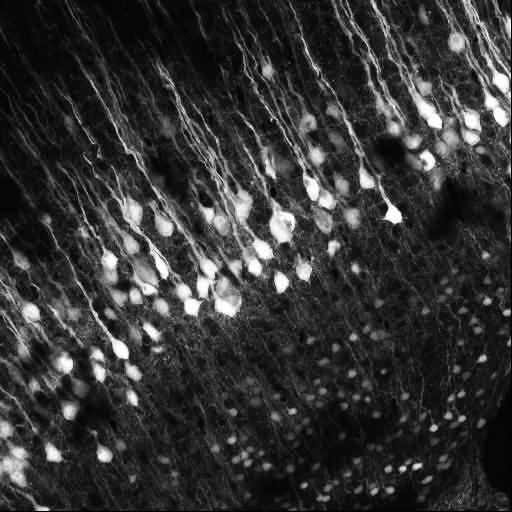
#> input picture data/cells.png, 512 x 512 px
$ jupyter execute --allow-errors fourier.ipynb
#> lines starting #> are read from the running program, lines starting #| are printed output that depends on the picture
# [Lab Session 3](fourier.ipynb)

[cell 1]
import numpy as np
import matplotlib.pyplot as plt

from skimage.transform import resize

**[Task 1 (a).]()** Load the first image, resize it to (256, 256) and display it.

[cell 2]
img = plt.imread('data/cells.png')
#> img is the input picture: shape (512, 512) float32; min 0, max 1, mean 0.206
cell_img = resize(img, (256, 256))
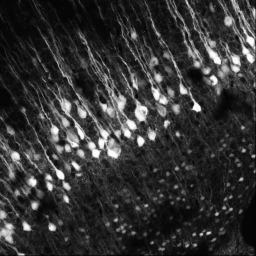
#> cell_img: shape (256, 256) float32; min 0.00559, max 0.998, mean 0.206
plt.imshow(cell_img)

**[Task 1 (b).]()** Apply the fast Fourier transform and check the data type of the result.

[cell 3]
cell_ft = np.fft.fft2(cell_img)

**[Task 1 (c).]()** Extract the phase and amplitude and display them.

[cell 4]
amplitude = np.abs(cell_ft)
phase = np.angle(cell_ft)
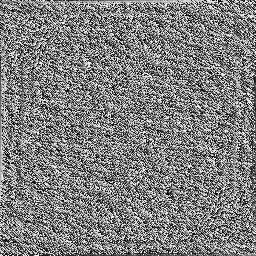
#> phase: shape (256, 256) float64; min -3.14, max 3.14, mean 1.47e-17; drawn with min black and max white

[cell 5]
plt.figure()
plt.subplot(1, 2, 1)
plt.imshow(np.log(amplitude), 'gray')
plt.subplot(1, 2, 2)
plt.imshow(phase, 'gray')

**[Task 1 (d).]()** Do a shift so that zero is displayed in the center of the image and show amplitude and phase again.

[cell 6]
shift = np.fft.fftshift(cell_ft)

amplitude_cell = np.abs(shift)
phase_cell = np.angle(shift)
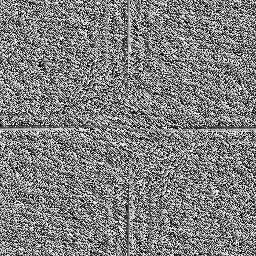
#> phase_cell: shape (256, 256) float64; min -3.14, max 3.14, mean 1.39e-17; drawn with min black and max white

plt.figure()
plt.subplot(1, 2, 1)
plt.imshow(np.log(amplitude_cell), 'gray')
plt.subplot(1, 2, 2)
plt.imshow(phase_cell, 'gray')

**[Task 1 (e).]()** Apply the inverse FFT and display the restored image.

[cell 7]
inverse_shift = np.fft.ifftshift(shift)
inverse_fft = np.fft.ifft2(inverse_shift)
plt.imshow(inverse_fft.real)

---

**[Task 2 (a).]()** Load the brain CT image.

[cell 8]
brain = plt.imread("data/brain_ct.png")
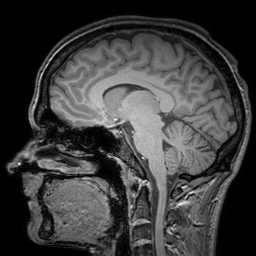
#> input picture data/brain_ct.png, 256 x 256 px
#> brain is the input picture: shape (256, 256) float32; min 0, max 1, mean 0.239
plt.imshow(brain)

**[Task 2 (b).]()** Apply the FFT, do a shift, extract amplitude and phase.

[cell 9]
brain_ft = np.fft.fft2(brain)
brain_shift = np.fft.ifftshift(brain_ft)

amplitude_brain = np.abs(brain_shift)
phase_brain = np.angle(brain_shift)
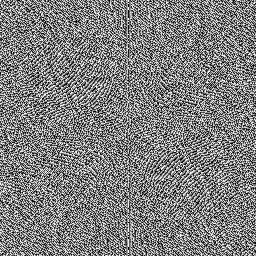
#> phase_brain: shape (256, 256) float64; min -3.14, max 3.14, mean 0.000144; drawn with min black and max white

plt.figure()
plt.subplot(1, 2, 1)
plt.imshow(np.log(amplitude_brain), "gray")
plt.subplot(1, 2, 2)
plt.imshow(phase_brain, "gray")

[cell 10]
def to_complex_array(amplitude_array, phase_array):
    return amplitude_array * np.exp(1j * phase_array)

**[Task 2 (c).]()** Merge the amplitude of the brain CT and the phase of cell image. Do the IFFT and display the resulting image.

[cell 11]
cart = to_complex_array(amplitude_brain, phase_brain)

inverse_brain = np.fft.ifftshift(cart)
inverse_brainfft = np.fft.ifft2(inverse_brain)
plt.imshow(inverse_brainfft.real)

**[Task 2 (d).]()** Repeat this with the amplitude of the cells and the phase of the brain.

[cell 12]
mix = to_complex_array(amplitude_cell, phase_brain)

inverse_mix = np.fft.ifftshift(mix)
inverse_mixfft = np.fft.ifft2(inverse_mix)
plt.imshow(inverse_mixfft.real,cmap="grey")

---

**[Task 3 (a).]()** Create a lowpass filter mask.

[cell 13]
filter_window_size = 10

# Create a 256x256 array filled with zeros
large_square = np.zeros((256, 256), dtype=np.uint8)

# Calculate the starting index for the small square (center of the large square)
start_row = (large_square.shape[0] - filter_window_size) // 2
start_col = (large_square.shape[1] - filter_window_size) // 2
print(start_row)
# Insert the small square (50x50 array of ones) in the center of the large square
large_square[start_row:start_row + filter_window_size, start_col:start_col + filter_window_size] = 1

lowpass = large_square
# Now large_square has a small square of 1s in the middle
plt.imshow(lowpass, cmap = "grey")

**[Task 3 (b).]()** Create a highpass filter maks.

[cell 14]
highpass = 1 - lowpass
plt.imshow(highpass, cmap = "grey")

**[Task 3 (c).]()** Apply the lowpass and highpass filter mask to the amplitude of the brain and display the results.

[cell 15]
high_amp = highpass * amplitude_brain
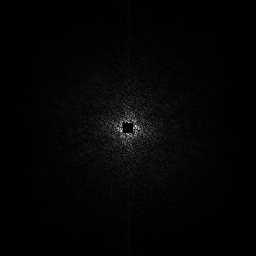
#> high_amp: shape (256, 256) float64; min 0, max 691.2, mean 13.1; drawn with min black and max white
low_amp = lowpass * amplitude_brain

plt.figure()
plt.subplot(1, 3, 1)
plt.imshow(np.log(high_amp), "gray")
plt.subplot(1, 3, 2)
plt.imshow(np.log(low_amp), "gray")
plt.subplot(1,3,3)
plt.imshow(np.log(amplitude_brain), "gray")

**[Task 3 (d).]()** Apply the mask to the amplitude, merge the result with the phase and restore the image.

[cell 16]
brain_merge_low = np.fft.ifft2(np.fft.ifftshift(to_complex_array(low_amp,phase_brain)))

brain_merge_high = np.fft.ifft2(np.fft.ifftshift(to_complex_array(high_amp,phase_brain)))

plt.figure(figsize=(20,20))
plt.subplot(1, 3, 1)
plt.imshow(brain_merge_low.real, cmap = "gray")
plt.subplot(1, 3, 2)
plt.imshow(brain_merge_high.real, cmap = "gray")
plt.subplot(1, 3, 3)
plt.imshow(brain.real, cmap = "gray")
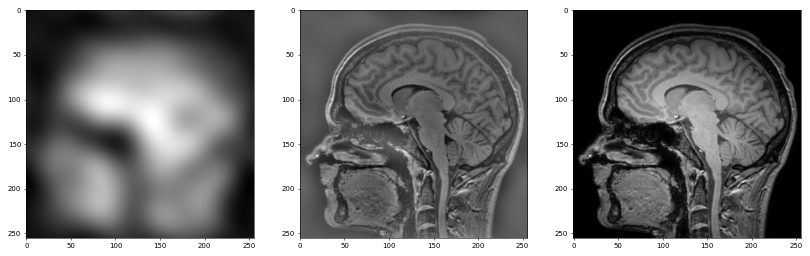
#> figure drawn by matplotlib, 3 panels

---

**[Task 4 (a).]()** Implement a function that computes the 2D-DFT.

[cell 17]
import math
def dft (img):
    matrix = np.zeros(img.shape, dtype=complex)
    m,n = img.shape
#> m = 40; n = 40
    for u in range (m):
        for v in range (n):
            wert = 0
            for x in range(m):
                for y in range (n):
                    wert += img[x,y] * math.e**(math.pi * -2j * ((u*x)/m + (v*y)/n))
            matrix[u,v]= (1/(m*n)) * wert
    return(matrix)

**[Task 4 (b).]()** Implement a function that computes the 2D-IDFT.

[cell 18]
import math
def idft (img):
    matrix_i = np.zeros(img.shape, dtype=complex)
    m,n = img.shape
    for u in range (m):
        for v in range (n):
            wert = 0
            for x in range(m):
                for y in range (n):
                    wert += img[x,y] * math.e**(math.pi * 2j * ((u*x)/m + (v*y)/n))
            matrix_i[u,v] = (1/(m*n)) * wert
    return(matrix_i)

Due to high computational costs, we need to resize the image.

[cell 19]
test_img = resize(brain, (40, 40))
plt.imshow(test_img, 'gray')

**[Task 4 (c).]()** Apply your DFT implementation to the image and display amplitude and phase.

[cell 20]
dft_test = dft(test_img)
test_shift = np.fft.fftshift(dft_test)
amplitude_dftbrain = np.abs(test_shift)
phase_dftbrain = np.angle(test_shift)
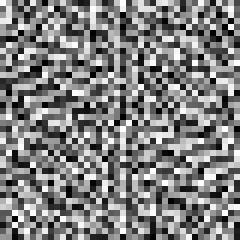
#> phase_dftbrain: shape (40, 40) float64 (shown 6 times larger); min -3.14, max 3.14, mean 0.00393; drawn with min black and max white

plt.figure()
plt.subplot(1, 3, 1)
plt.imshow(np.log(amplitude_dftbrain), "grey")
plt.subplot(1, 3, 2)
plt.imshow(phase_dftbrain,"grey")
plt.subplot(1, 3, 3)
plt.imshow(dft_test.real,)
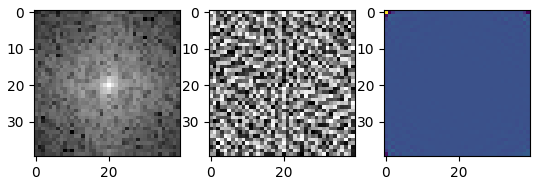
#> figure drawn by matplotlib, 3 panels

**[Task 4 (d).]()** Reconstruct the image using your IDFT implementation and display it.

[cell 21]
test_ishift = np.fft.ifftshift(test_shift)
test_idft = idft(test_ishift)
plt.imshow(test_idft.real)
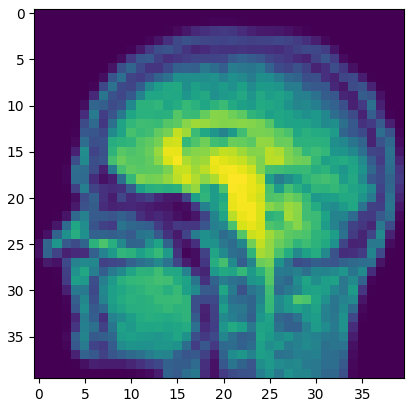
#> figure drawn by matplotlib, 1 panel
